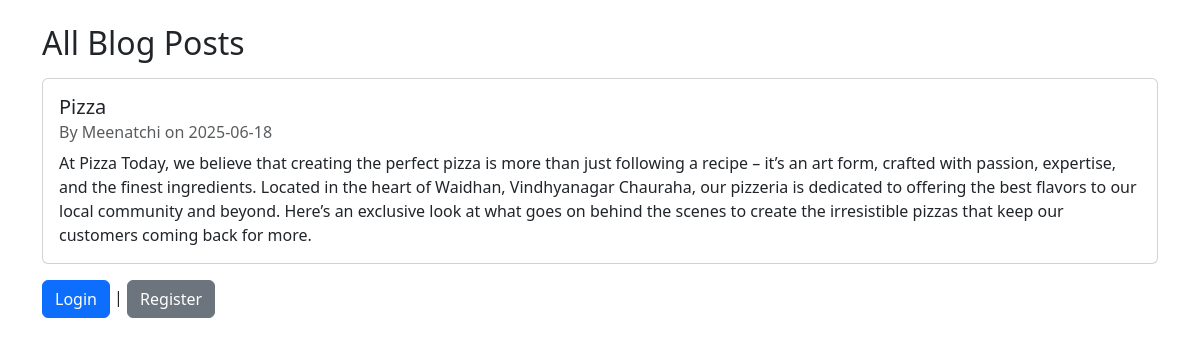
The page / on the database its author committed.
### app.py (models this page shows)
class Post(db.Model):
    id = db.Column(db.Integer, primary_key=True)
    title = db.Column(db.String(200), nullable=False)
    content = db.Column(db.Text, nullable=False)
    date = db.Column(db.DateTime, default=datetime.utcnow)
    user_id = db.Column(db.Integer, db.ForeignKey('user.id'), nullable=False)

class User(db.Model):
    id = db.Column(db.Integer, primary_key=True)
    username = db.Column(db.String(100), unique=True, nullable=False)
    password = db.Column(db.String(200), nullable=False)
    posts = db.relationship('Post', backref='author', lazy=True)

### app.py (the view)
@app.route('/')
def index():
    posts = Post.query.order_by(Post.date.desc()).all()
    return render_template('index.html', posts=posts)

### templates/index.html (shortened to what this page needs)
<!DOCTYPE html>
<html lang="en">
<head>
</head>
<body>
    {% extends 'base.html' %}
{% block content %}
<h2>All Blog Posts</h2>
{% for post in posts %}
  <div class="card my-3">
    <div class="card-body">
      <h5 class="card-title">{{ post.title }}</h5>
      <h6 class="card-subtitle mb-2 text-muted">By {{ post.author.username }} on {{ post.date.strftime('%Y-%m-%d') }}</h6>
      <p class="card-text">{{ post.content }}</p>
    </div>
  </div>
{% else %}
  <p>No blog posts yet.</p>
{% endfor %}
<a href="{{ url_for('login') }}" class="btn btn-primary">Login</a> |
<a href="{{ url_for('register') }}" class="btn btn-secondary">Register</a>
{% endblock %}

### templates/base.html (shortened to what this page needs)
<!DOCTYPE html>
<html>
<head>
    <link href="https://cdn.jsdelivr.net/npm/bootstrap@5.3.0/dist/css/bootstrap.min.css" rel="stylesheet">
</head>
<body>
    <div class="container mt-4">
        {% block content %}{% endblock %}
    </div>
</body>
</html>

### rows shown on the page
Post: title "Pizza", author.username "Meenatchi", date "2025-06-18", content "At Pizza Today, we believe that creating the perfect pizza is more than just following a recipe – it’s an art form, crafted with passion, expertise, and the finest ingredients. Located in the heart of Waidhan, Vindhyanagar Chauraha, our pizzeria is dedicated to offering the best flavors to our local community and beyond. Here’s an exclusive look at what goes on behind the scenes to create the irresistible pizzas that keep our customers coming back for more."
